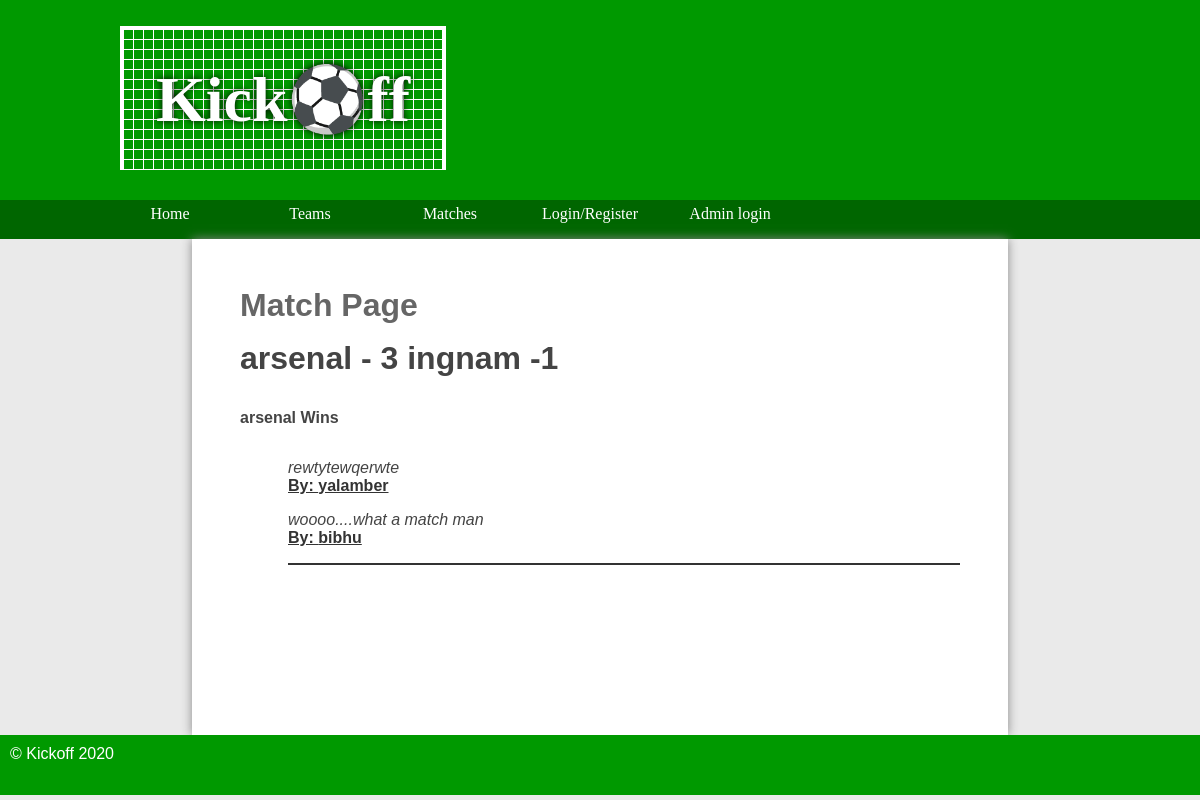
The app's page /user_match.php?matchId=4 with its own data.
### tables this page shows
CREATE TABLE `matches` (
  `match_id` int(11) NOT NULL,
  `team1_id` int(11) NOT NULL,
  `team2_id` int(11) NOT NULL,
  `date_of_match` date NOT NULL,
  `team1_score` int(11) NOT NULL,
  `team2_score` int(11) NOT NULL
);

CREATE TABLE `teams` (
  `team_id` int(11) NOT NULL,
  `team_name` varchar(255) NOT NULL,
  `points` int(11) NOT NULL
);

CREATE TABLE `comments` (
  `comment_id` int(11) NOT NULL,
  `match_id` int(11) NOT NULL,
  `user_id` int(11) NOT NULL,
  `comment` varchar(500) NOT NULL,
  `date_of_comment` date NOT NULL,
  `Status` char(1) NOT NULL DEFAULT 'F'
);

CREATE TABLE `users` (
  `user_id` int(11) NOT NULL,
  `user_firstname` varchar(255) NOT NULL,
  `user_surname` varchar(255) NOT NULL,
  `user_email` varchar(255) NOT NULL,
  `user_password` varchar(255) NOT NULL,
  `user_phone_Number` varchar(15) NOT NULL,
  `user_address` varchar(255) NOT NULL
);

### user_match.php (the view, shortened to what this page needs)
<?php require 'databaseconnection.php';
require 'header.php';
$displayMatches = $connectDatabase->prepare('SELECT m.*, t.team_name team1, t2.team_name team2 FROM matches m LEFT JOIN teams t ON m.team1_id = t.team_id LEFT JOIN teams t2 ON m.team2_id = t2.team_id WHERE match_id=:matchId ORDER BY date_of_match ASC;');
$displayMatches->execute($_GET);
 ?>
<main class="home">
<h1>Match Page</h1>
		<?php foreach ($displayMatches as $matchess) {?>
		<h2><?php echo $matchess['team1']; ?> - <?php echo $matchess['team1_score']; ?> <?php echo $matchess['team2']; ?> -<?php echo $matchess['team2_score']; ?></h2>
		<?php if($matchess['team1_score'] > $matchess['team2_score'] ){?>
							<h4><?php echo $matchess['team1']?> Wins </h4>
						<?php
						}
						if($matchess['team1_score'] == $matchess['team2_score'] ){ ?>
	<?php } ?>
			<ul class="comments">
			<?php if (isset($_GET['matchId'])){ ?>
				<li>
					<?php $commentsQuery= $connectDatabase->prepare("SELECT * FROM comments INNER JOIN users ON comments.user_id=users.user_id WHERE comments.match_id=:matchId AND Status='T'");
					$commentsQuery->execute($_GET);
					foreach ($commentsQuery as $cmt) { ?>
						<blockquote>
							<?php 	echo $cmt['comment']  ?>
						</blockquote>
						<p class="commentator"><a href="comments.php?userCommentId=<?php echo $cmt['user_id'] ?>">By: <?php echo $cmt['user_firstname']; ?></a></p>
			</li>
			<?php }	}
				} ?>
		</ul><br>
</main>
 <?php require 'footer.php' ?>

### styles.css (style rules this page uses)
* { margin: 0; padding: 0; }
html { font-family: 'Oxygen-Regular', verdana, sans-serif; }
body { background-color: #eaeaea; }
main ul { margin-left: 3em; }
main a { color: #333; }
main { min-height: 50vh; background-color: #fff; width: 70vw; display: block; margin: auto; box-shadow: 0px 0px 10px #888; color:#444; }
main h2 { font-size:2em; }
.home { padding: 4vw; width: 60vw; }
p, li, h2 { margin-bottom: 1em; }
main h1 { color: #666; margin-bottom: 0.5em; }
.comments { list-style-type: none; border-bottom: 2px solid #333; margin-top: 2em; }
.comments blockquote { font-style: italic; }
.commentator { font-weight: bold; }

### records on screen
matches: team1.team_name "arsenal", team1_score "3", team2.team_name "ingnam", team2_score "1"
comments: comment "rewtytewqerwte", user.user_firstname "yalamber"
comments: comment "woooo....what a match man", user.user_firstname "bibhu"
